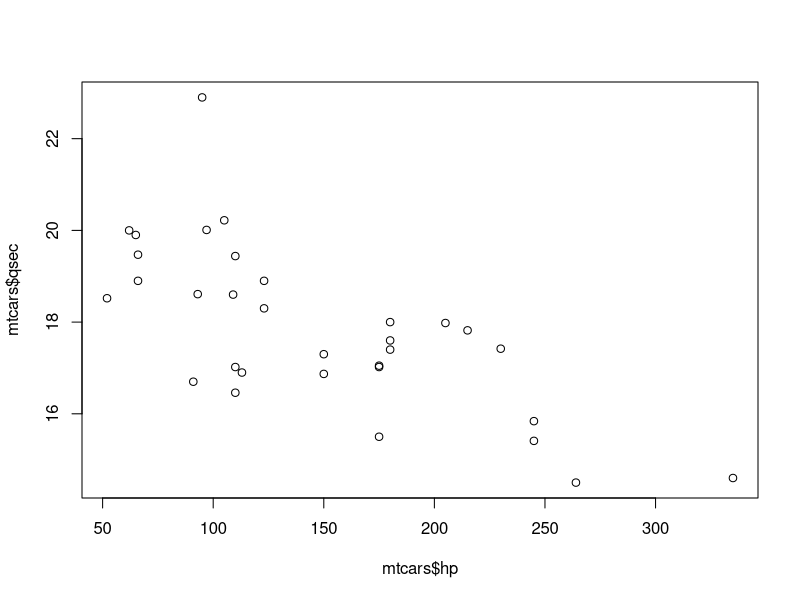
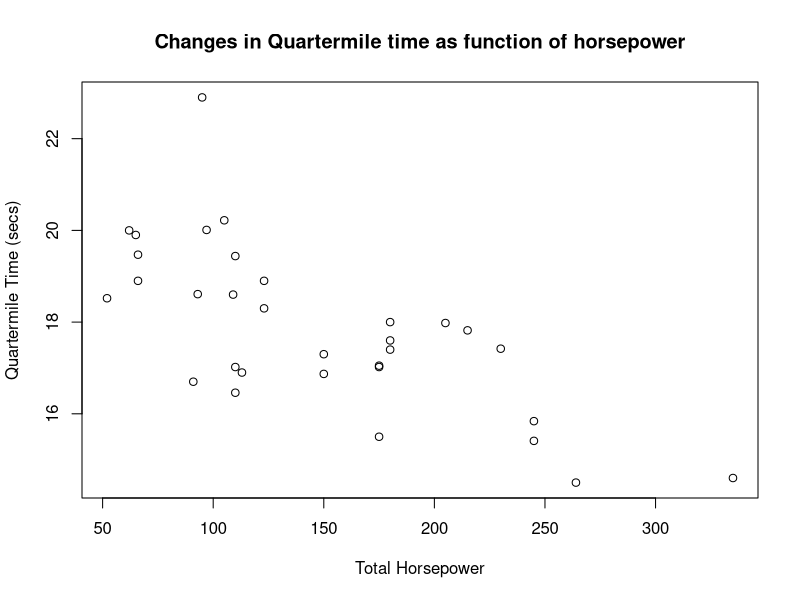
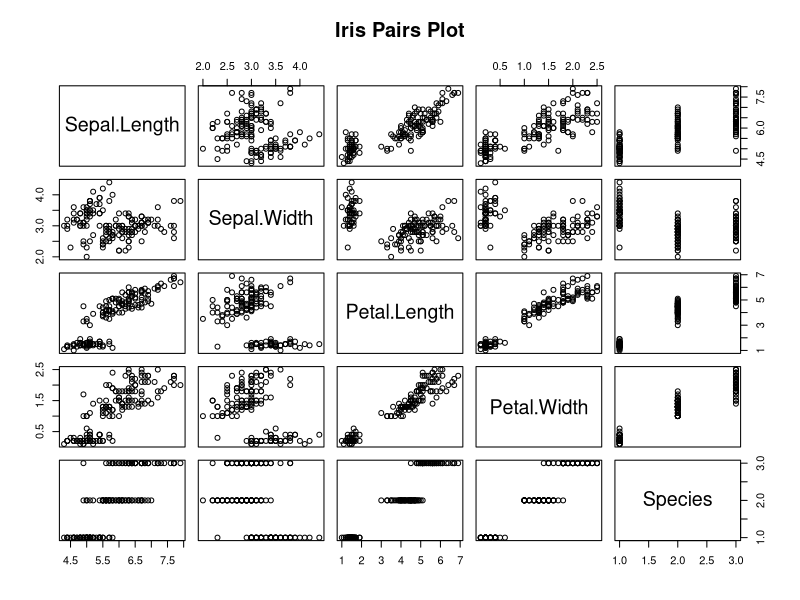
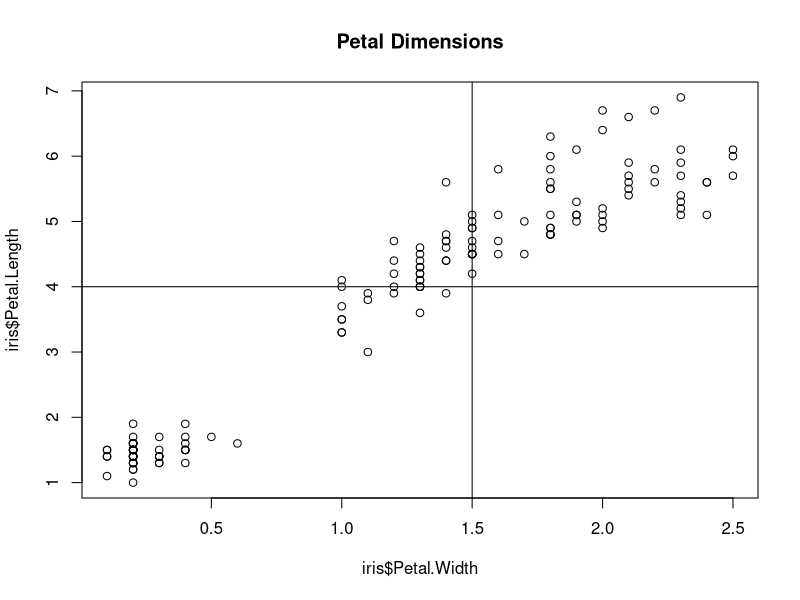
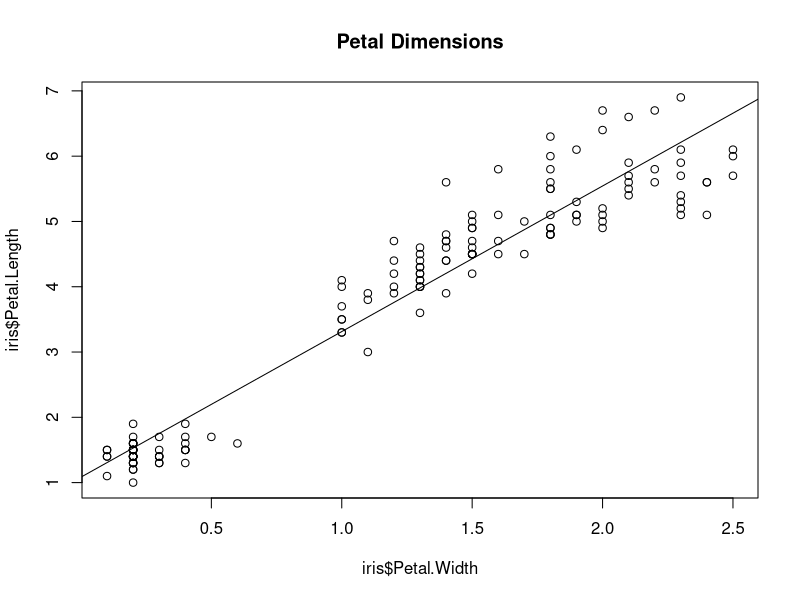
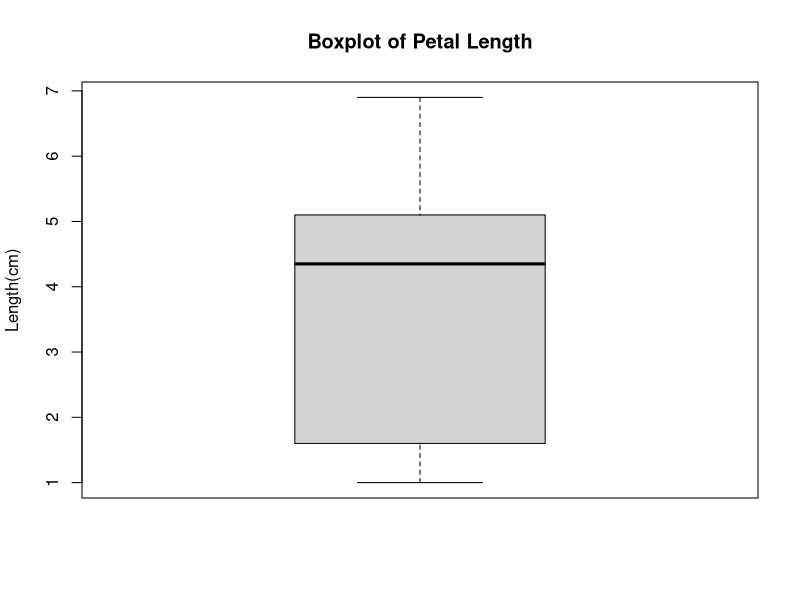
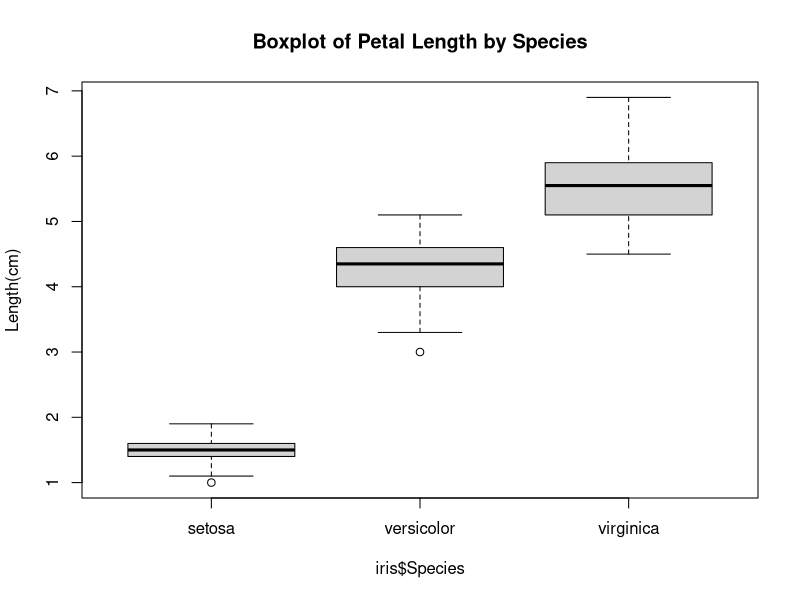
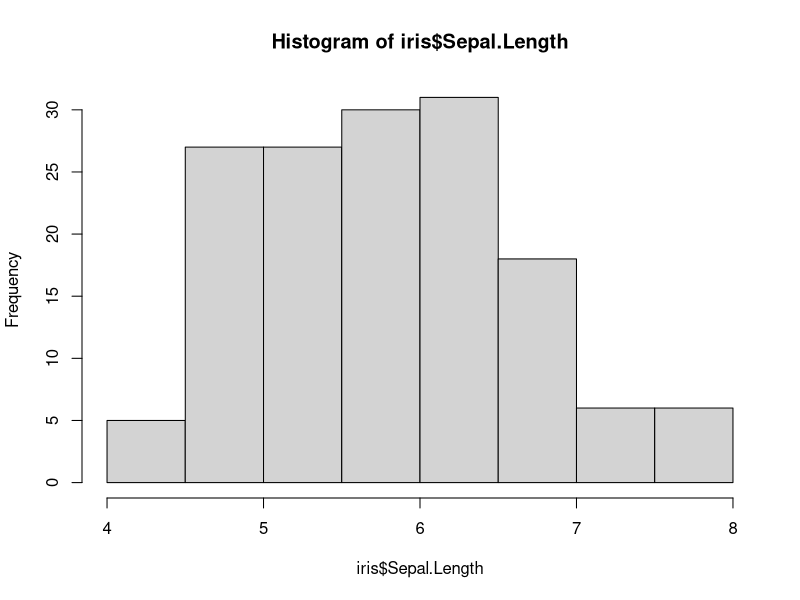

Here is the R script that generated these plots, in order:
## ---- chunk 1
summary(iris)
## ---- chunk 2
range(iris$Petal.Length)
## ---- chunk 3
IQR(iris$Sepal.Width)
## ---- chunk 4
quantile(iris$Sepal.Length)
## ---- chunk 5
quantile(iris$Sepal.Length, probs=(c(0.025,0.975)))
## ---- chunk 6

## ---- chunk 7
plot(mtcars$hp,mtcars$qsec)
## ---- chunk 8
plot(mtcars$hp,mtcars$qsec,main="Changes in Quartermile time as function of horsepower",
     xlab="Total Horsepower",ylab="Quartermile Time (secs)")
## ---- chunk 9
plot(iris, main="Iris Pairs Plot")
## ---- chunk 10
plot(iris$Petal.Width,iris$Petal.Length, main="Petal Dimensions")
#horizontal line at specified y value
abline(h=4)
#a vertical line
abline(v=1.5)
## ---- chunk 11
plot(iris$Petal.Width,iris$Petal.Length, main="Petal Dimensions")
#abline accepts a liner model object as input
#linear model is done with lm, and uses a formula as input
abline(lm(Petal.Length~Petal.Width,data=iris))
## ---- chunk 12
boxplot(iris$Petal.Length, main="Boxplot of Petal Length",ylab="Length(cm)")
## ---- chunk 13
boxplot(iris$Petal.Length~iris$Species, main="Boxplot of Petal Length by Species",ylab="Length(cm)")
## ---- chunk 14
hist(iris$Sepal.Length)
hist(airquality$Temp,breaks=10)
## ---- chunk 15
aq_temp_ecdf<-ecdf(airquality$Temp)
plot(aq_temp_ecdf)
## ---- chunk 16

